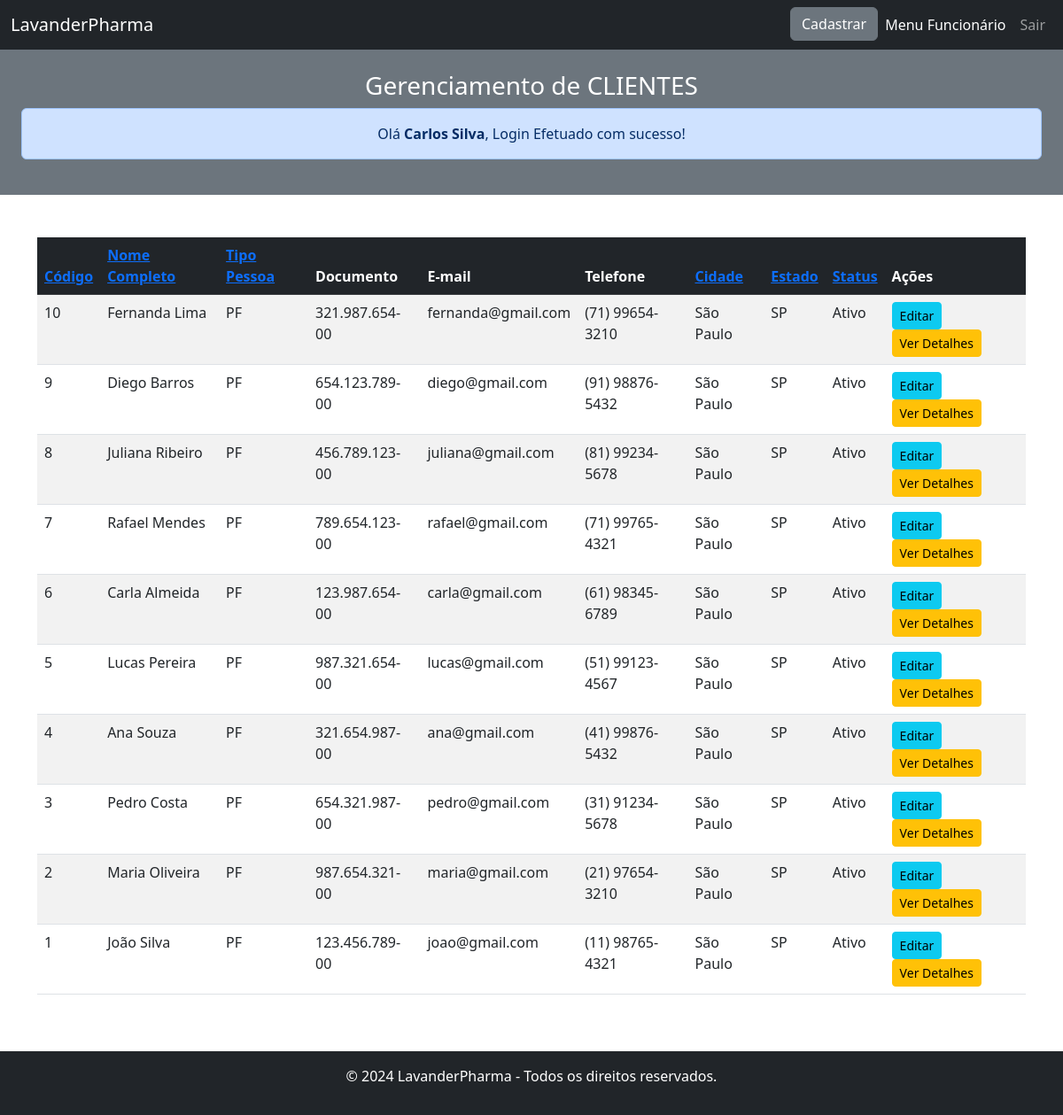
The app's page /sistema/Clientes/index.php?order_by=ID_Cliente&order_dir=DESC (signed in) with its own data.
### tables this page shows
CREATE TABLE IF NOT EXISTS `CLIENTES` (
    `ID_Cliente` INT AUTO_INCREMENT PRIMARY KEY NOT NULL,
    `Nome_Cliente` VARCHAR(255) DEFAULT NULL,
    `Tipo_Cliente` ENUM('PJ', 'PF') DEFAULT NULL,
    `Documento_Cliente` VARCHAR(18) DEFAULT NULL,
    `Tel_Cliente` VARCHAR(20) DEFAULT NULL,
    `Email_Cliente` VARCHAR(100) DEFAULT NULL,
    `Senha_Cliente` VARCHAR(100) DEFAULT NULL,
    `CEP` VARCHAR(10) DEFAULT NULL,
    `Endereco_Cliente` VARCHAR(255) DEFAULT NULL,
    `EndNumero_Cliente` VARCHAR(255) DEFAULT NULL,
    `Complemento_Cliente` VARCHAR(100) DEFAULT NULL,
    `Bairro_Cliente` VARCHAR(255) DEFAULT NULL,
    `Cidade_Cliente` VARCHAR(255) DEFAULT NULL,
    `Estado_Cliente` CHAR(2) DEFAULT NULL,
    `DataNasc_Cliente` DATE DEFAULT NULL,
    `Status_Cliente` ENUM('0', '1') DEFAULT NULL,
    `DataCadastro_Cliente` DATETIME DEFAULT NULL,
    `DataAlteracao_Cliente` DATETIME DEFAULT NULL,
    FOREIGN KEY (`CEP`) REFERENCES `CEPS` (`CEP`)
);

### sistema/Clientes/index.php (the view, shortened to what this page needs)
<?php
include '../../dev/Exec/conexao.php';
$order_by = "ID_Cliente";
$order_dir = "ASC";
if (isset($_GET['order_by'])) {
    $order_by = $_GET['order_by'];
}
if (isset($_GET['order_dir']) && ($_GET['order_dir'] == 'ASC' || $_GET['order_dir'] == 'DESC')) {
    $order_dir = $_GET['order_dir'];
}
$next_order_dir = $order_dir == "ASC" ? "DESC" : "ASC";
$sql = "SELECT * FROM CLIENTES";
$sql .= " ORDER BY $order_by $order_dir";
$result = $conn->query($sql);
?>
<!DOCTYPE html>
<html lang="pt-BR">
    <head>
        <link href="https://cdn.jsdelivr.net/npm/bootstrap@5.3.0/dist/css/bootstrap.min.css" rel="stylesheet">
    </head>
    <body>
        <nav class='navbar navbar-expand-lg navbar-dark bg-dark'>
            <div class='container-fluid'>
                <a class='navbar-brand' href='#'>LavanderPharma</a>
                <div class='collapse navbar-collapse' id='navbarNav'>
                    <ul class='navbar-nav ms-auto'>
                        <a href="cliente_cadastrar.php">
                            <button class="btn btn-secondary" type="button">Cadastrar</button>
                        </a>
                        <li class='nav-item'><a class='nav-link active' href='../../index2.php'>Menu Funcionário</a></li>
                        <li class='nav-item'><a class='nav-link' href="../../dev/Exec/sair.php">Sair</a></li>
                    </ul>
                </div>
            </div>
        </nav>
        <div class="container-fluid bg-secondary text-white text-center p-4">
            <h3>Gerenciamento de CLIENTES</h3>
            <?php
                if(isset($_SESSION["msg"]) && $_SESSION["msg"] != null){
                    echo $_SESSION["msg"];
                }
            ?>
        </div>
        <div class="container my-5">
            <table class="table table-striped table-hover">
                <thead class="table-dark">
                    <tr>
                        <th scope="col">
                            <a class="col" href="?order_by=ID_Cliente&order_dir=<?= $next_order_dir ?>">Código</a>
                        </th>
                        <th scope="col">
                            <a class="col" href="?order_by=Nome_Cliente&order_dir=<?= $next_order_dir ?>">Nome Completo</a>
                        </th>
                        <th scope="col">
                            <a class="col" href="?order_by=Tipo_Cliente&order_dir=<?= $next_order_dir ?>">Tipo Pessoa</a>
                        </th>
                        <th scope="col">Documento</th>
                        <th scope="col">E-mail</th>
                        <th scope="col">Telefone</th>
                        <th scope="col">
                            <a class="col" href="?order_by=Cidade_Cliente&order_dir=<?= $next_order_dir ?>">Cidade</a>
                        </th>
                        <th scope="col">
                            <a class="col" href="?order_by=Estado_Cliente&order_dir=<?= $next_order_dir ?>">Estado</a>
                        </th>
                        <th scope="col">
                            <a class="col" href="?order_by=Status_Cliente&order_dir=<?= $next_order_dir ?>">Status</a>
                        </th>
                        <th scope="col">Ações</th>
                    </tr>
                </thead>
                <tbody>
                    <?php
                    if ($result->num_rows > 0) {
                        while ($row = $result->fetch_assoc()) {
                            echo '<tr>';
                            echo '<td>' . $row["ID_Cliente"] . '</td>';
                            echo '<td>' . $row["Nome_Cliente"] . '</td>';
                            echo '<td>' . $row["Tipo_Cliente"] . '</td>';
                            echo '<td>' . $row["Documento_Cliente"] . '</td>';
                            echo '<td>' . $row["Email_Cliente"] . '</td>';
                            echo '<td>' . $row["Tel_Cliente"] . '</td>';
                            echo '<td>' . $row["Cidade_Cliente"] . '</td>';
                            echo '<td>' . $row["Estado_Cliente"] . '</td>';
                            echo '<td>' . ($row["Status_Cliente"] == '1' ? 'Ativo' : 'Inativo') . '</td>';
                            echo '<td>
                                    <a href="cliente_editar.php?codigo=' . $row["ID_Cliente"] . '" class="btn btn-info btn-sm">Editar</a>
                                    <a href="cliente_detalhes.php?codigo=' . $row["ID_Cliente"] . '" class="btn btn-warning btn-sm">Ver Detalhes</a>
                                </td>';
                            echo '</tr>';
                        }
                    } else {
                        echo '<tr><td colspan="10" class="text-center">Nenhum cliente encontrado.</td></tr>';
                    }
                    ?>
                </tbody>
            </table>
        </div>
        <footer class="bg-light text-center text-lg-start">
            <div class="text-center p-3 bg-dark text-white">
                <p>© 2024 LavanderPharma - Todos os direitos reservados.</p>
            </div>
        </footer>
    </body>
</html>

### sistema/Clientes/index.php (style rules this page uses)
body { display: flex; flex-direction: column; min-height: 100vh; }
footer { bottom: 0; width: 100%; background-color: #f8f9fa; }

### records on screen
clientes: ID_Cliente "10", Nome_Cliente "Fernanda Lima", Tipo_Cliente "PF", Documento_Cliente "321.987.654-00", Email_Cliente "fernanda@gmail.com", Tel_Cliente "(71) 99654-3210", Cidade_Cliente "São Paulo", Estado_Cliente "SP", Status_Cliente "Ativo"
clientes: ID_Cliente "9", Nome_Cliente "Diego Barros", Tipo_Cliente "PF", Documento_Cliente "654.123.789-00", Email_Cliente "diego@gmail.com", Tel_Cliente "(91) 98876-5432", Cidade_Cliente "São Paulo", Estado_Cliente "SP", Status_Cliente "Ativo"
clientes: ID_Cliente "8", Nome_Cliente "Juliana Ribeiro", Tipo_Cliente "PF", Documento_Cliente "456.789.123-00", Email_Cliente "juliana@gmail.com", Tel_Cliente "(81) 99234-5678", Cidade_Cliente "São Paulo", Estado_Cliente "SP", Status_Cliente "Ativo"
clientes: ID_Cliente "7", Nome_Cliente "Rafael Mendes", Tipo_Cliente "PF", Documento_Cliente "789.654.123-00", Email_Cliente "rafael@gmail.com", Tel_Cliente "(71) 99765-4321", Cidade_Cliente "São Paulo", Estado_Cliente "SP", Status_Cliente "Ativo"
clientes: ID_Cliente "6", Nome_Cliente "Carla Almeida", Tipo_Cliente "PF", Documento_Cliente "123.987.654-00", Email_Cliente "carla@gmail.com", Tel_Cliente "(61) 98345-6789", Cidade_Cliente "São Paulo", Estado_Cliente "SP", Status_Cliente "Ativo"
clientes: ID_Cliente "5", Nome_Cliente "Lucas Pereira", Tipo_Cliente "PF", Documento_Cliente "987.321.654-00", Email_Cliente "lucas@gmail.com", Tel_Cliente "(51) 99123-4567", Cidade_Cliente "São Paulo", Estado_Cliente "SP", Status_Cliente "Ativo"
clientes: ID_Cliente "4", Nome_Cliente "Ana Souza", Tipo_Cliente "PF", Documento_Cliente "321.654.987-00", Email_Cliente "ana@gmail.com", Tel_Cliente "(41) 99876-5432", Cidade_Cliente "São Paulo", Estado_Cliente "SP", Status_Cliente "Ativo"
clientes: ID_Cliente "3", Nome_Cliente "Pedro Costa", Tipo_Cliente "PF", Documento_Cliente "654.321.987-00", Email_Cliente "pedro@gmail.com", Tel_Cliente "(31) 91234-5678", Cidade_Cliente "São Paulo", Estado_Cliente "SP", Status_Cliente "Ativo"
clientes: ID_Cliente "2", Nome_Cliente "Maria Oliveira", Tipo_Cliente "PF", Documento_Cliente "987.654.321-00", Email_Cliente "maria@gmail.com", Tel_Cliente "(21) 97654-3210", Cidade_Cliente "São Paulo", Estado_Cliente "SP", Status_Cliente "Ativo"
clientes: ID_Cliente "1", Nome_Cliente "João Silva", Tipo_Cliente "PF", Documento_Cliente "123.456.789-00", Email_Cliente "joao@gmail.com", Tel_Cliente "(11) 98765-4321", Cidade_Cliente "São Paulo", Estado_Cliente "SP", Status_Cliente "Ativo"

### other values on screen
$_SESSION["msg"] "Olá Carlos Silva , Login Efetuado com sucesso!"
